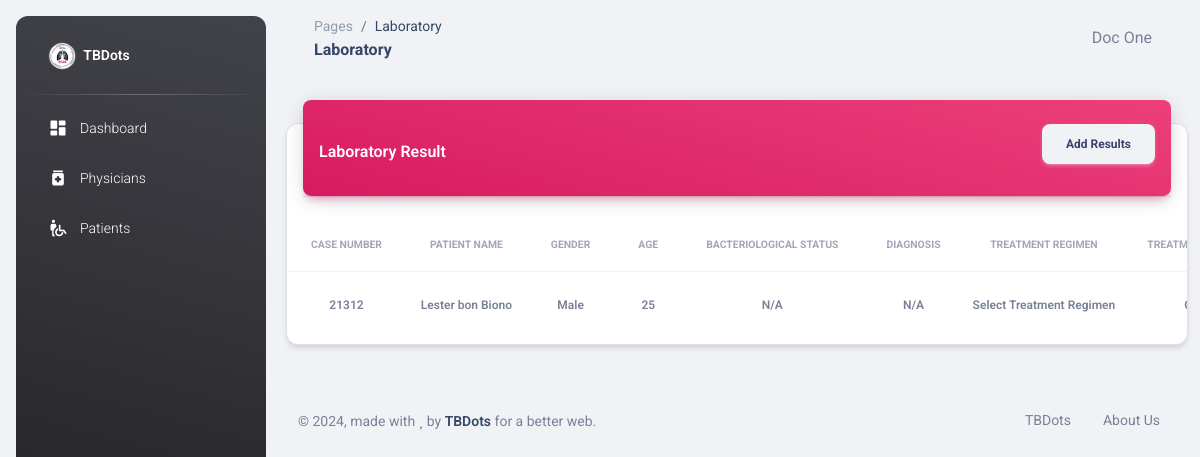
Before: /laboratory.php (signed in) with the older database file.
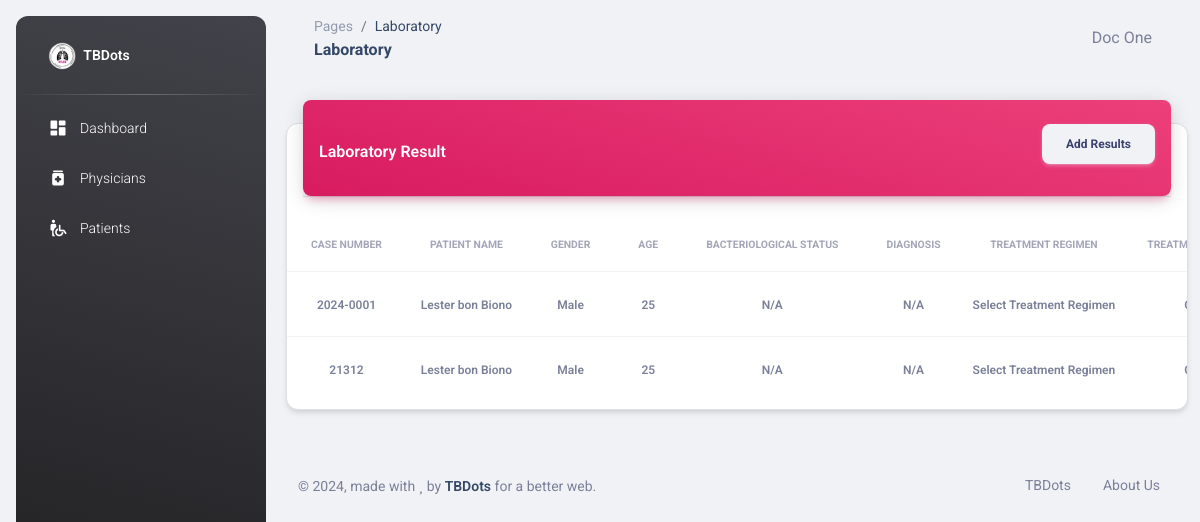
After: the same page with the newer database file.
### tables this page shows
CREATE TABLE IF NOT EXISTS `lab_results` (
  `id` int NOT NULL AUTO_INCREMENT,
  `case_number` varchar(50) NOT NULL,
  `date_opened` date DEFAULT NULL,
  `region_province` varchar(100) DEFAULT NULL,
  `facility_name` varchar(100) DEFAULT NULL,
  `patient_id` int NOT NULL,
  `physician_id` int NOT NULL,
  `source_of_patient` enum('Public Health Center','Other Health Facility','Private Hospital/Clinics/Physicians/NGOs','Community') DEFAULT NULL,
  `bacteriological_status` enum('Bacteriologically Confirmed','Clinically Diagnosed') DEFAULT NULL,
  `tb_classification` enum('Pulmonary','Extra Pulmonary') DEFAULT NULL,
  `diagnosis` enum('TB DISEASE','TB INFECTION','TB EXPOSURE') DEFAULT NULL,
  `registration_group` enum('New','Relapse','Treatment after Failure','TALF','PTOU','Other') DEFAULT NULL,
  `treatment_regimen` varchar(50) DEFAULT NULL,
  `treatment_started_date` date DEFAULT NULL,
  `treatment_outcome` enum('CURED','TREATMENT COMPLETED','TREATMENT FAILED','DIED','LOST TO FOLLOW UP','NOT EVALUATED') DEFAULT NULL,
  `treatment_outcome_date` date DEFAULT NULL,
  `created_at` timestamp NOT NULL DEFAULT CURRENT_TIMESTAMP,
  `updated_at` timestamp NOT NULL DEFAULT CURRENT_TIMESTAMP ON UPDATE CURRENT_TIMESTAMP,
  PRIMARY KEY (`id`),
  KEY `FK_treatment_patient` (`patient_id`),
  KEY `FK_treatment_physician` (`physician_id`),
  CONSTRAINT `FK_treatment_patient` FOREIGN KEY (`patient_id`) REFERENCES `patients` (`id`),
  CONSTRAINT `FK_treatment_physician` FOREIGN KEY (`physician_id`) REFERENCES `users` (`id`)
);

CREATE TABLE IF NOT EXISTS `patients` (
  `id` int NOT NULL AUTO_INCREMENT,
  `fullname` text NOT NULL,
  `age` int NOT NULL DEFAULT '0',
  `gender` tinyint NOT NULL DEFAULT '0',
  `contact` varchar(50) DEFAULT NULL,
  `address` text,
  `physician_id` int DEFAULT NULL,
  `location_id` int DEFAULT NULL,
  `lab_results_id` int DEFAULT NULL,
  `updated_at` timestamp NOT NULL DEFAULT CURRENT_TIMESTAMP ON UPDATE CURRENT_TIMESTAMP,
  `created_at` timestamp NOT NULL DEFAULT CURRENT_TIMESTAMP,
  `height` int DEFAULT NULL,
  `dob` date DEFAULT NULL,
  `bcg_scar` enum('Yes','No','Doubtful') DEFAULT NULL,
  `occupation` varchar(100) DEFAULT NULL,
  `phil_health_no` varchar(50) DEFAULT NULL,
  `contact_person` varchar(100) DEFAULT NULL,
  `contact_person_no` varchar(50) DEFAULT NULL,
  PRIMARY KEY (`id`),
  KEY `FK_patients_location` (`location_id`),
  KEY `FK_patients_lab_results` (`lab_results_id`),
  KEY `FK_patients_users` (`physician_id`),
  KEY `idx_fullname` (`fullname`(50)),
  KEY `idx_contact` (`contact`),
  CONSTRAINT `FK_patients_lab_results` FOREIGN KEY (`lab_results_id`) REFERENCES `lab_results` (`id`),
  CONSTRAINT `FK_patients_location` FOREIGN KEY (`location_id`) REFERENCES `municipalities` (`id`),
  CONSTRAINT `FK_patients_users` FOREIGN KEY (`physician_id`) REFERENCES `users` (`id`)
);

### laboratory.php (the view, shortened to what the changed rows need)
<?php
require_once "connection/db.php";
include_once('head.php');
$patientsSqlList = "SELECT
                      t.id,
                      t.case_number,
                      p.fullname,
                      p.gender,
                      p.age,
                      t.bacteriological_status,
                      t.diagnosis,
                      t.treatment_regimen,
                      t.treatment_outcome,
                      t.created_at
                  FROM lab_results t
                  JOIN patients p ON t.patient_id = p.id
                  ORDER BY t.created_at DESC";
$patientListReturns = $conn->query($patientsSqlList);
$allPatientsList = $patientListReturns->fetch_all(MYSQLI_ASSOC);
?>
<body class="g-sidenav-show  bg-gray-200">
  <main class="main-content position-relative max-height-vh-100 h-100 border-radius-lg ">
    <div class="container-fluid py-4">
      <div class="row">
        <div class="col-12">
          <div class="card my-4">
            <div class="card-body px-0 pb-2">
              <div class="table-responsive p-0">
                <table class="table align-items-center mb-0">
                  <thead>
                    <tr>
                      <th class="text-center text-uppercase text-secondary text-xxs font-weight-bolder opacity-7">Case Number</th>
                      <th class="text-center text-uppercase text-secondary text-xxs font-weight-bolder opacity-7">Patient Name</th>
                      <th class="text-center text-uppercase text-secondary text-xxs font-weight-bolder opacity-7">Gender</th>
                      <th class="text-center text-uppercase text-secondary text-xxs font-weight-bolder opacity-7">Age</th>
                      <th class="text-center text-uppercase text-secondary text-xxs font-weight-bolder opacity-7">Bacteriological Status</th>
                      <th class="text-center text-uppercase text-secondary text-xxs font-weight-bolder opacity-7">Diagnosis</th>
                      <th class="text-center text-uppercase text-secondary text-xxs font-weight-bolder opacity-7">Treatment Regimen</th>
                      <th class="text-center text-uppercase text-secondary text-xxs font-weight-bolder opacity-7">Treatment Outcome</th>
                    </tr>
                  </thead>
                  <tbody>
                    <?php
                      foreach($allPatientsList as $patientRow):
                            echo "<tr>
                                <td class='text-center'>
                                    <span class='text-secondary text-xs font-weight-bold'>{$patientRow['case_number']}</span>
                                </td>
                                <td class='text-center'>
                                    <span class='text-secondary text-xs font-weight-bold'>{$patientRow['fullname']}</span>
                                </td>
                                <td class='text-center'>
                                    <span class='text-secondary text-xs font-weight-bold'>" . ($patientRow['gender'] == 1 ? 'Male' : 'Female') . "</span>
                                </td>
                                <td class='text-center'>
                                    <span class='text-secondary text-xs font-weight-bold'>{$patientRow['age']}</span>
                                </td>
                                <td class='text-center'>
                                    <span class='text-secondary text-xs font-weight-bold'>" . ($patientRow['bacteriological_status'] ?? 'N/A') . "</span>
                                </td>
                                <td class='text-center'>
                                    <span class='text-secondary text-xs font-weight-bold'>" . ($patientRow['diagnosis'] ?? 'N/A') . "</span>
                                </td>
                                <td class='text-center'>
                                    <span class='text-secondary text-xs font-weight-bold'>" . ($patientRow['treatment_regimen'] ?? 'N/A') . "</span>
                                </td>
                                <td class='text-center'>
                                    <span class='text-secondary text-xs font-weight-bold'>" . ($patientRow['treatment_outcome'] ?? 'N/A') . "</span>
                                </td>
                                    <span class='text-secondary text-xs font-weight-bold'>" . date('Y-m-d', strtotime($patientRow['created_at'])) . "</span>
                                    <button type='button' class='btn btn-sm btn-info' onclick='editLabRecord({$patientRow["id"]})'>
                                    </button>
                                    <button type='button' class='btn btn-sm btn-info'
                                            onclick='viewTreatmentCard({$patientRow['id']})'>
                                    </button>
                            </tr>";
                      endforeach;
                    ?>
                  </tbody>
                </table>
              </div>
            </div>
          </div>
        </div>
      </div>
    </div>
  </main>
</body>
</html>

Changed rows visible on the page:
added lab_results: case_number "2024-0001", patient.fullname "Lester bon Biono", patient.age "25", bacteriological_status "N/A", diagnosis "N/A", treatment_regimen "Select Treatment Regimen"
